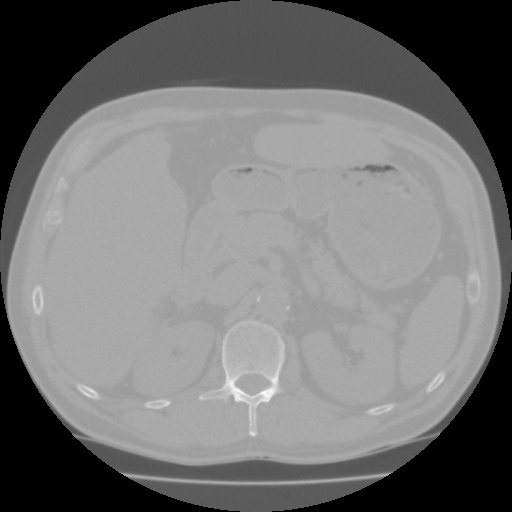
#> input picture exercises/ex6-PixelClassificationAndObjectSegmentation/data/Training.dcm, 512 x 512 px
$ jupyter execute --allow-errors EX6.ipynb   (text cells are left out)
#> lines starting #> are read from the running program, lines starting #| are printed output that depends on the picture; after the words box and inside, x2 and y2 are one past the last pixel; in counts of white or black regions, pixels touching at a corner belong together; long printed decimals are rounded; pictures that were not available may be replaced by others from this repository, and a replacement may not be noted
[cell 1]
from skimage import io, color
from skimage.morphology import binary_closing, binary_opening
from skimage.morphology import disk
import matplotlib.pyplot as plt
import numpy as np
from skimage import measure
from skimage.color import label2rgb
import pydicom as dicom
from scipy.stats import norm
from scipy.spatial import distance
from skimage.measure import perimeter, perimeter_crofton
from skimage.transform import rotate


def show_comparison(original, modified, modified_name):
    fig, (ax1, ax2) = plt.subplots(ncols=2, figsize=(8, 4), sharex=True,
                                   sharey=True)
    ax1.imshow(original, cmap="gray", vmin=-200, vmax=500)
    ax1.set_title('Original')
    ax1.axis('off')
    ax2.imshow(modified, cmap="gray")
    ax2.set_title(modified_name)
    ax2.axis('off')
    io.show()

[cell 2]
in_dir = "data/"
ct = dicom.read_file(in_dir + 'Training.dcm')
img = ct.pixel_array
#> img is the input picture: shape (512, 512) int16; min -2048, max 1114, mean -610
print(img.shape)
#| (512, 512)
print(img.dtype)
#| int16

[cell 3]
io.imshow(img, vmin=1, vmax=90, cmap='gray')
io.show()

[cell 4]
spleen_roi = io.imread(in_dir + 'SpleenROI.png')
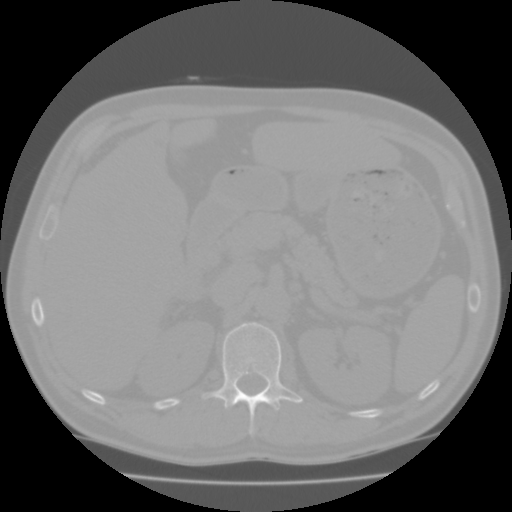
#> input picture exercises/ex6-PixelClassificationAndObjectSegmentation/data/Test3.dcm, 512 x 512 px, given in place of SpleenROI.png, which was not available
#> spleen_roi is the input picture: shape (512, 512) int16; min -2048, max 1208, mean -602.8
# convert to boolean image
spleen_mask = spleen_roi > 0
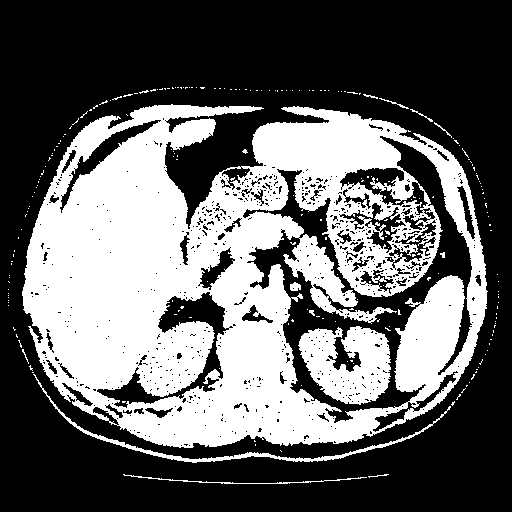
#> spleen_mask: shape (512, 512) bool; 39.2% white; 229 white regions (216 under 20 px), largest, box (x1, y1, x2, y2) and area: (22, 104, 488, 448) 95053, (298, 326, 391, 405) 4908, (33, 374, 451, 463) 1477
spleen_values = img[spleen_mask]

[cell 5]
mu_spleen = spleen_values.mean()
#> mu_spleen = 38.59
std_spleen = spleen_values.std()
#> std_spleen = 89.54
print("Mean: ", mu_spleen)
#| Mean:  38.590
print("Std: ", std_spleen)
#| Std:  89.542
# ?¿?¿?¿?¿?¿?¿?¿?¿?¿?¿?

[cell 6]
plt.hist(spleen_values, bins=256, edgecolor='blue')
# Etiquetas y título
plt.xlabel('Valores del bazo')
plt.ylabel('Frecuencia')
plt.title('Histograma de valores del bazo')
# Mostrar el histograma
plt.show()
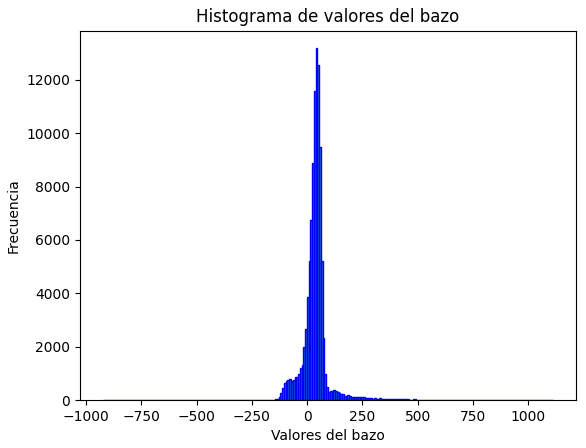
#> figure drawn by matplotlib, 1 panel; tallest bar 13178 high, from x = 38.75 to 46.71

[cell 7]
n, bins, patches = plt.hist(spleen_values, 60, density=1)
#> n = 60 values, max 0.0142 at index 28, min 5.73e-07 at index 59, mean 0.00049; bins = 61 values from -925 to 1114; patches = 60 items
pdf_spleen = norm.pdf(bins, mu_spleen, std_spleen)
#> pdf_spleen = 61 values, max 0.00442 at index 28, min 2.12e-34 at index 60, mean 0.000482
plt.plot(bins, pdf_spleen)
plt.xlabel('Hounsfield unit')
plt.ylabel('Frequency')
plt.title('Spleen values in CT scan')
plt.show()
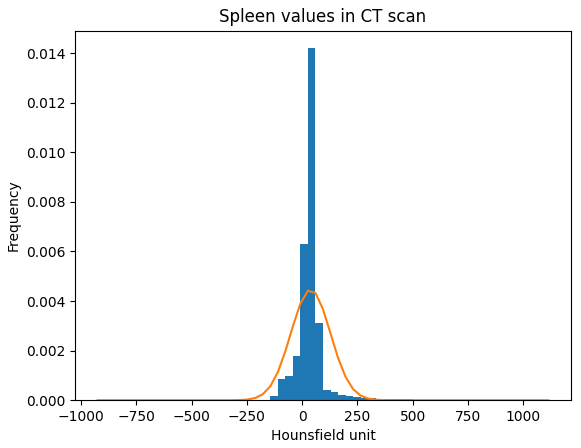
#> figure drawn by matplotlib, 1 panel; tallest bar 0.0142 high, from x = 26.53 to 60.52; curve peaks at x = 26.53, y = 0.00442

[cell 8]
bone_roi = io.imread(in_dir + 'BoneROI.png')
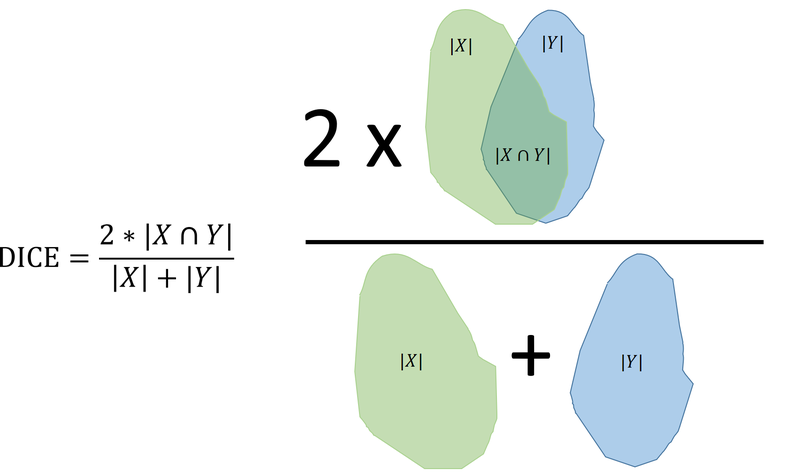
#> input picture exercises/ex6-PixelClassificationAndObjectSegmentation/figs/DICEScore.png, 800 x 474 px, given in place of BoneROI.png, which was not available
#> bone_roi is the input picture: shape (474, 800, 3); mean R, G, B 236.6, 242.4, 239.8
liver_roi = io.imread(in_dir + 'LiverROI.png')
#> (the rest of this cell did not finish here and is left out)

[cell 9]
# Hounsfield unit limits of the plot
min_hu = -200
#> min_hu = -200
max_hu = 1000
hu_range = np.arange(min_hu, max_hu, 1.0)
#> hu_range = 1200 values from -200 to 999
pdf_spleen = norm.pdf(hu_range, mu_spleen, std_spleen)
#> pdf_spleen = 1200 values, max 0.00446 at index 239, min 4.65e-28 at index 1199, mean 0.00083
#> (the rest of this cell did not finish here and is left out)

[cell 10]
# las clases dificiles de separar son bone y background
# las faciles de separar podrian ser: fat
# las que se pueden poner dentro de una misma clas serian: spleen, liver, kidney

#> (a cell that did not finish here is left out)

[cell 12]
t_background = -200
#> (the rest of this cell did not finish here and is left out)

#> (a cell that did not finish here is left out)

#> (a cell that did not finish here is left out)

#> (a cell that did not finish here is left out)

#> (a cell that did not finish here is left out)

[cell 17]
import numpy as np
import matplotlib.pyplot as plt
from scipy.stats import norm

# Hounsfield unit limits of the plot
min_hu = -200
max_hu = 1000
step = 40  # Espaciado entre las marcas en el eje x
hu_range = np.arange(min_hu, max_hu, step)
pdf_spleen = norm.pdf(hu_range, mu_spleen, std_spleen)
#> pdf_spleen = 30 values, max 0.00445 at index 6, min 4.52e-26 at index 29, mean 0.000832
#> (the rest of this cell did not finish here and is left out)

[cell 18]
t_fat_soft = -42
fat_img_2 = (img > t_background) & (img <= t_fat_soft)
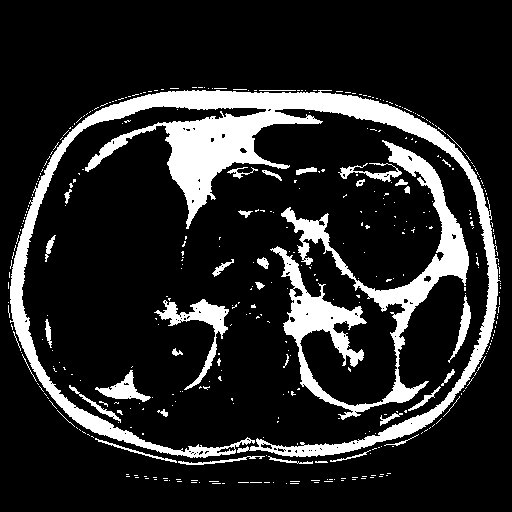
#> fat_img_2: shape (512, 512) bool; 15.4% white; 407 white regions (370 under 20 px), largest, box (x1, y1, x2, y2) and area: (10, 90, 501, 458) 22938, (270, 140, 469, 420) 10862, (154, 299, 229, 390) 1447
show_comparison(img, fat_img_2,'fat image')

[cell 19]
soft_img_2 = (img > t_background) & (img >= t_fat_soft)
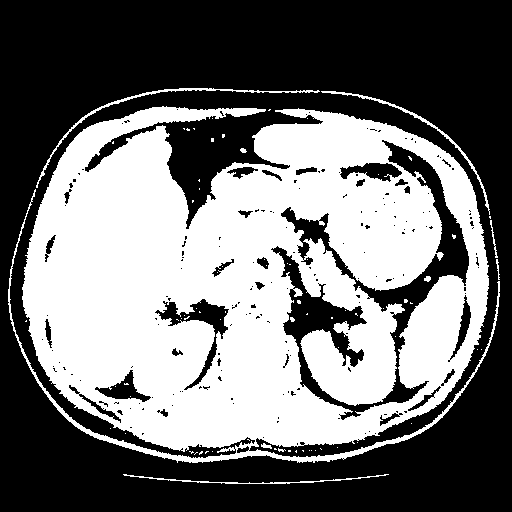
#> soft_img_2: shape (512, 512) bool; 44.5% white; 77 white regions (68 under 20 px), largest, box (x1, y1, x2, y2) and area: (8, 106, 500, 463) 114445, (36, 88, 320, 188) 736, (321, 91, 490, 215) 570
show_comparison(img, soft_img_2,'soft image')

[cell 20]
t_bone_2 = 131
#> (the rest of this cell did not finish here and is left out)

#> (a cell that did not finish here is left out)

[cell 22]
# Varianzas de las tres distribuciones
var_spleen = std_spleen ** 2
#> var_spleen = 8017.8
#> (the rest of this cell did not finish here and is left out)
